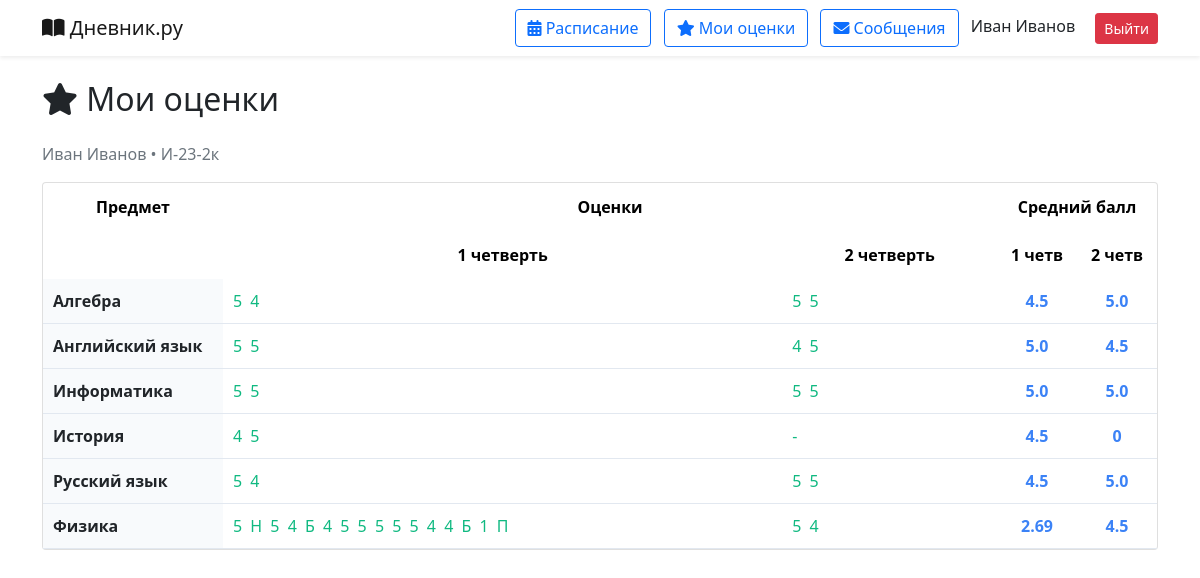
/my_grades (signed in), run on the app's committed database.
### app.py (models this page shows, shortened)
class User(UserMixin, db.Model):
    id = db.Column(db.Integer, primary_key=True)
    username = db.Column(db.String(80), unique=True, nullable=False)
    password_hash = db.Column(db.String(200), nullable=False)
    role = db.Column(db.String(20), default='student')
    full_name = db.Column(db.String(100), nullable=False)
    group = db.Column(db.String(20))
    subject = db.Column(db.String(50))

class Student(db.Model):
    id = db.Column(db.Integer, primary_key=True)
    full_name = db.Column(db.String(100), nullable=False)
    group = db.Column(db.String(20), nullable=False)

class Grade(db.Model):
    id = db.Column(db.Integer, primary_key=True)
    student_id = db.Column(db.Integer, db.ForeignKey('student.id'), nullable=False)
    subject = db.Column(db.String(50), nullable=False)
    grade = db.Column(db.Integer, nullable=False)
    quarter = db.Column(db.Integer, nullable=False)
    date = db.Column(db.String(20), nullable=False)
    teacher_name = db.Column(db.String(100))
    student = db.relationship('Student', backref='grades')

### app.py (the view)
@app.route('/my_grades')
@login_required
def my_grades():
    if current_user.role != 'student':
        flash('Доступ только для учеников', 'danger')
        return redirect(url_for('index'))
    student = Student.query.filter_by(full_name=current_user.full_name).first()
    if not student:
        flash('Профиль не найден', 'danger')
        return redirect(url_for('index'))
    all_grades = Grade.query.filter_by(student_id=student.id).all()
    subjects_grades = {}
    for grade in all_grades:
        if grade.subject not in subjects_grades:
            subjects_grades[grade.subject] = {'1': [], '2': []}
        if grade.quarter == 1:
            subjects_grades[grade.subject]['1'].append(grade.grade)
        else:
            subjects_grades[grade.subject]['2'].append(grade.grade)
    result = []
    for subject, quarters in subjects_grades.items():
        q1_grades = quarters['1']
        q2_grades = quarters['2']
        q1_str = ' '.join(format_grade(g) for g in q1_grades) if q1_grades else '-'
        q2_str = ' '.join(format_grade(g) for g in q2_grades) if q2_grades else '-'
        q1_avg = round(sum(q1_grades) / len(q1_grades), 2) if q1_grades else 0
        q2_avg = round(sum(q2_grades) / len(q2_grades), 2) if q2_grades else 0
        result.append({
            'subject': subject,
            'q1_grades': q1_str,
            'q2_grades': q2_str,
            'q1_avg': q1_avg,
            'q2_avg': q2_avg
        })
    result.sort(key=lambda x: x['subject'])
    return render_template('my_grades.html', grades_table=result, student=student, current_user=current_user)

### app.py (called while the page is built)
@login_manager.user_loader
def load_user(user_id):
    return User.query.get(int(user_id))

def format_grade(g):
    if g == -1:
        return 'Н'
    elif g == -2:
        return 'П'
    elif g == -3:
        return 'Б'
    else:
        return str(g)

### templates/my_grades.html (shortened to what this page needs)
{% extends "base.html" %}
{% block content %}
<h2 class="mb-4"><i class="fas fa-star"></i> Мои оценки</h2>
<p class="text-muted">{{ student.full_name }} • {{ student.group }}</p>
<div class="card">
    <div class="card-body p-0">
        <div class="table-responsive">
            <table class="grades-table">
                <thead>
                    <tr class="table-primary">
                        <th>Предмет</th>
                        <th colspan="2">Оценки</th>
                        <th colspan="2">Средний балл</th>
                    </tr>
                    <tr class="table-light">
                        <th></th>
                        <th>1 четверть</th>
                        <th>2 четверть</th>
                        <th>1 четв</th>
                        <th>2 четв</th>
                    </tr>
                </thead>
                <tbody>
                    {% for row in grades_table %}
                    <tr>
                        <td class="subject-cell">{{ row.subject }}</td>
                        <td class="grades-cell">{{ row.q1_grades }}</td>
                        <td class="grades-cell">{{ row.q2_grades }}</td>
                        <td class="avg-cell">{{ row.q1_avg }}</td>
                        <td class="avg-cell">{{ row.q2_avg }}</td>
                    </tr>
                    {% else %}
                    <tr>
                        <td colspan="5" class="text-center py-4">Нет оценок</td>
                    </tr>
                    {% endfor %}
                </tbody>
            </table>
        </div>
    </div>
</div>
{% endblock %}

### templates/base.html (shortened to what this page needs)
<!DOCTYPE html>
<html lang="ru">
<head>
    <link href="https://cdn.jsdelivr.net/npm/bootstrap@5.1.3/dist/css/bootstrap.min.css" rel="stylesheet">
    <link href="https://cdnjs.cloudflare.com/ajax/libs/font-awesome/6.0.0/css/all.min.css" rel="stylesheet">
</head>
<body>
<nav class="navbar navbar-expand-lg navbar-light bg-white shadow-sm">
    <div class="container">
        <a class="navbar-brand" href="/"><i class="fas fa-book-open"></i> Дневник.ру</a>
        <div class="ms-auto">
            {% if current_user.is_authenticated %}
                {% if current_user.role == 'student' %}
                    <a href="/schedule" class="btn btn-outline-primary me-2"><i class="fas fa-calendar-alt"></i> Расписание</a>
                    <a href="/my_grades" class="btn btn-outline-primary me-2"><i class="fas fa-star"></i> Мои оценки</a>
                    <a href="/messages" class="btn btn-outline-primary me-2"><i class="fas fa-envelope"></i> Сообщения</a>
                {% elif current_user.role == 'admin' %}
                    <a href="/admin" class="btn btn-outline-primary me-2"><i class="fas fa-shield-alt"></i> Главная</a>
                {% endif %}
                <span class="me-3">{{ current_user.full_name }}</span>
                <a href="/logout" class="btn btn-sm btn-danger">Выйти</a>
            {% else %}
                <a href="/login" class="btn btn-primary">Войти</a>
                <a href="/register" class="btn btn-outline-primary">Регистрация</a>
            {% endif %}
        </div>
    </div>
</nav>
<div class="container py-4">
    {% block content %}{% endblock %}
</div>
</body>
</html>

### templates/my_grades.html (style rules this page uses)
.grades-table { width: 100%; border-collapse: collapse; }
.grades-table th { padding: 12px; text-align: center; }
.grades-table td { padding: 10px; border-bottom: 1px solid #e2e8f0; vertical-align: middle; }
.subject-cell { font-weight: 600; background: #f8fafc; width: 180px; }
.grades-cell { color: #10b981; font-weight: 500; letter-spacing: 2px; }
.avg-cell { font-weight: 700; color: #3b82f6; text-align: center; width: 80px; }

### data on the page
User: full_name "Иван Иванов"
Student: full_name "Иван Иванов", group "И-23-2к"
Grade: subject "Алгебра", q1_grades "5 4", q2_grades "5 5", q1_avg "4.5", q2_avg "5.0"
Grade: subject "Английский язык", q1_grades "5 5", q2_grades "4 5", q1_avg "5.0", q2_avg "4.5"
Grade: subject "Информатика", q1_grades "5 5", q2_grades "5 5", q1_avg "5.0", q2_avg "5.0"
Grade: subject "История", q1_grades "4 5", q2_grades "-", q1_avg "4.5", q2_avg "0"
Grade: subject "Русский язык", q1_grades "5 4", q2_grades "5 5", q1_avg "4.5", q2_avg "5.0"
Grade: subject "Физика", q1_grades "5 Н 5 4 Б 4 5 5 5 5 5 4 4 Б 1 П", q2_grades "5 4", q1_avg "2.69", q2_avg "4.5"
